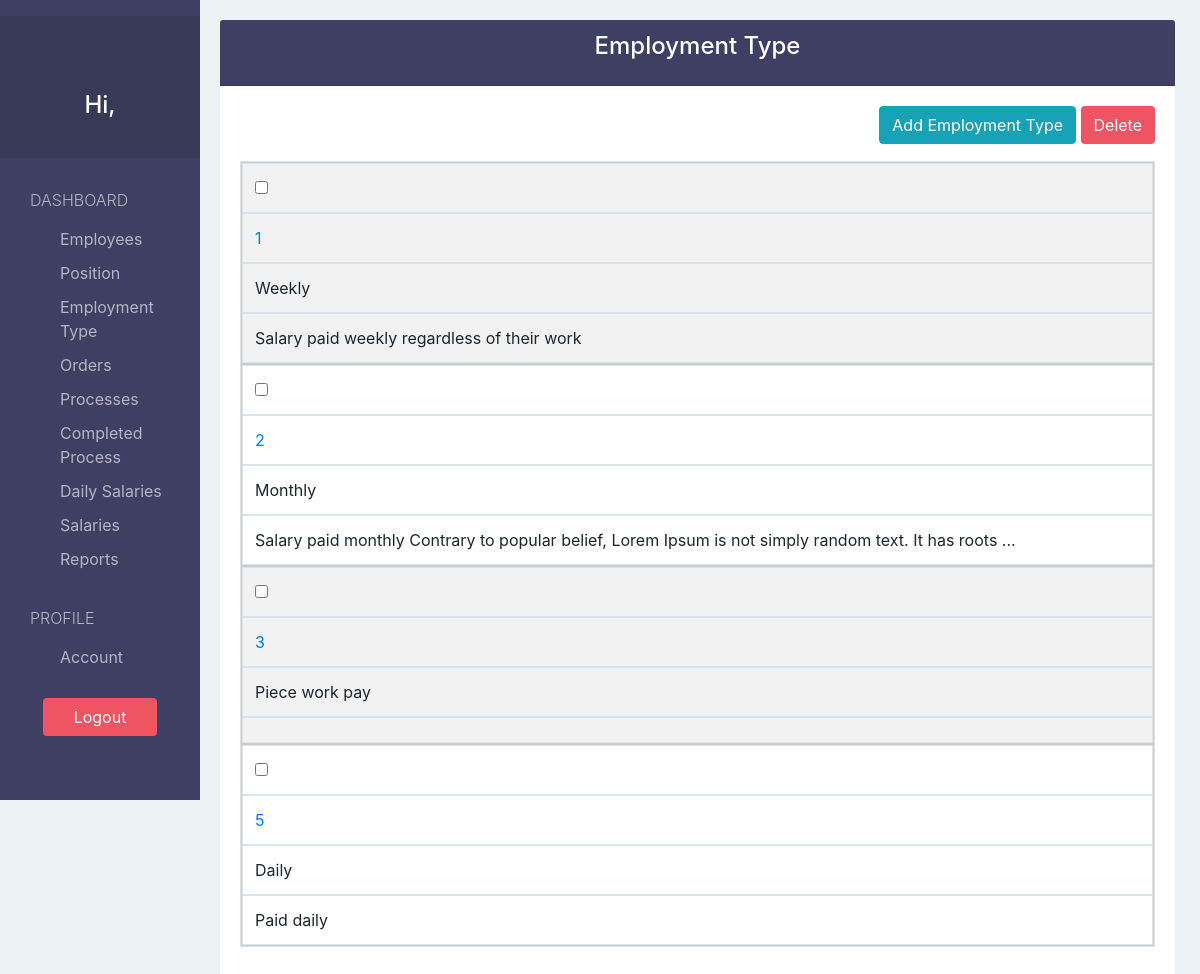
The page /employmentType/ on the database its author committed.
### payrollApp/models.py (models this page shows, shortened)
class EmploymentType(models.Model):
  name        = models.CharField(max_length=60)
  description = models.TextField(blank=True, null=True)

### payrollApp/views.py (the view)
# urls.py: path('employmentType/', views.employmentType_view, name="employmentType"),
def employmentType_view(request):
  employmentTypes = EmploymentType.objects.all()
  flag   = True
  if not employmentTypes:
    flag=False
  context = {
    'employmentTypes':employmentTypes,
    'flags':flag
  }
  return render(request, 'employee/employmentType/employmentType.html', context)

### payrollApp/templates/employee/employmentType/employmentType.html (shortened to what this page needs)
{% extends 'view_base.html' %}
{% block viewTitle %}Employment Type{% endblock %}
{% block addBtn %}
  <a href="{% url 'create-employmentType' %}?next={{ request.path }}" class="btn btn-info">Add Employment Type</a>
{% endblock %}
{% block columns %}
  {% if flags %}
    {% block form %}
      <form action="{% url 'delete-employmentType'%}" method="POST">{% csrf_token %}
    {% endblock %}
  {% endif %}
{% endblock %}
{% block tbodyContent %}
  {% if not flags %}
  <h3>No Employment Type/h3>
  {% else %}
    {% for employmentType  in employmentTypes %}
      <tr>
        <td><input type="checkbox" name="selected" value="{{ employmentType.id }}"></td>
        <td scope="row"><a href="{% url 'edit-employmentType' employmentType.id %}?next={{ request.path }}">{{ employmentType.id }}</a></td>
        <td>{{ employmentType.name}}</td>
        <td>{{ employmentType.description|slice:"0:100" }}{% if employmentType.description|length > 100 %}...{% endif %}</td>
      </tr>
    {% endfor %}
  {% endif %}
{% endblock %}

### payrollApp/static/css/style.css (style rules this page uses)
body { padding-top: 20px; background-color: #EDF2F5; overflow: auto; }

### payrollApp/static/css/tableStyle.css (style rules this page uses)
@media only screen and (max-width: 760px),
(min-device-width: 768px) and (max-device-width: 1024px) { table, thead, tbody, th, td, tr { display: block; } }
@media only screen and (max-width: 760px),
(min-device-width: 768px) and (max-device-width: 1024px) { tr { border: 1px solid #ccc; } }
@media only screen and (max-width: 760px),
(min-device-width: 768px) and (max-device-width: 1024px) { td { border: none; border-bottom: 1px solid #eee; position: relative; padding-left: 50%; } }
@media only screen and (max-width: 760px),
(min-device-width: 768px) and (max-device-width: 1024px) { td:before { position: absolute; top: 6px; left: 6px; width: 45%; padding-right: 10px; white-space: nowrap; } }

### rows shown on the page
EmploymentType: id "1", name "Weekly", description "Salary paid weekly regardless of their work"
EmploymentType: id "2", name "Monthly", description "Salary paid monthly Contrary to popular belief, Lorem Ipsum is not simply random text. It has roots"
EmploymentType: id "3", name "Piece work pay"
EmploymentType: id "5", name "Daily", description "Paid daily"
